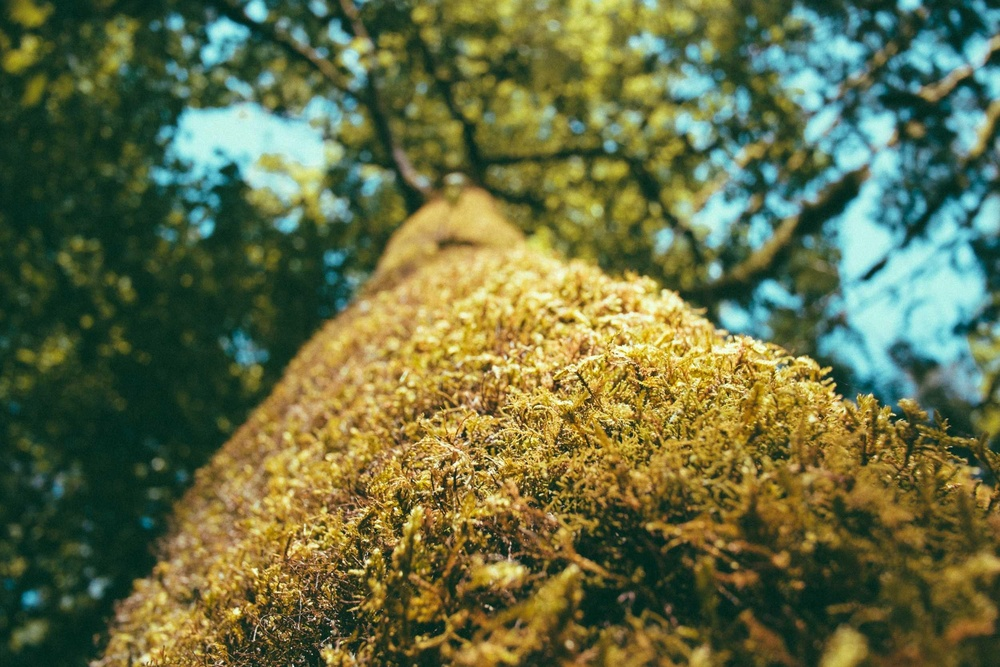
#> input picture images/19-2500x1667.jpg, 1000 x 667 px, shrunk from 2500 x 1667 before the run
$ python 008.py
#> lines starting #> are read from the running program, lines starting #| are printed output that depends on the picture
from PIL import Image, ImageFont, ImageDraw

img = Image.open('../images/19-2500x1667.jpg').convert('RGBA')
w,h = img.size
#> w = 1000; h = 667
text = Image.new(mode='RGBA', size=img.size, color=(255,0,0,0))

font = ImageFont.truetype('../font/Anton-Regular.ttf', 200)

draw = ImageDraw.Draw(text)

l,t,r,b = draw.textbbox((0,0), text='HELLO', font=font)
#> l = 0; t = 38; r = 650; b = 189
print(l,t,r,b)
#| 0 38 650 189

# 右下角
# draw.text((w-r-50, h-b-50),'HELLO', font=font, fill=(255,0,0,255))

# 正中間
draw.text((w/2-r/2 , h/2-b/2),'HELLO', font=font, fill=(255,0,0,255))

result = Image.alpha_composite(img, text)
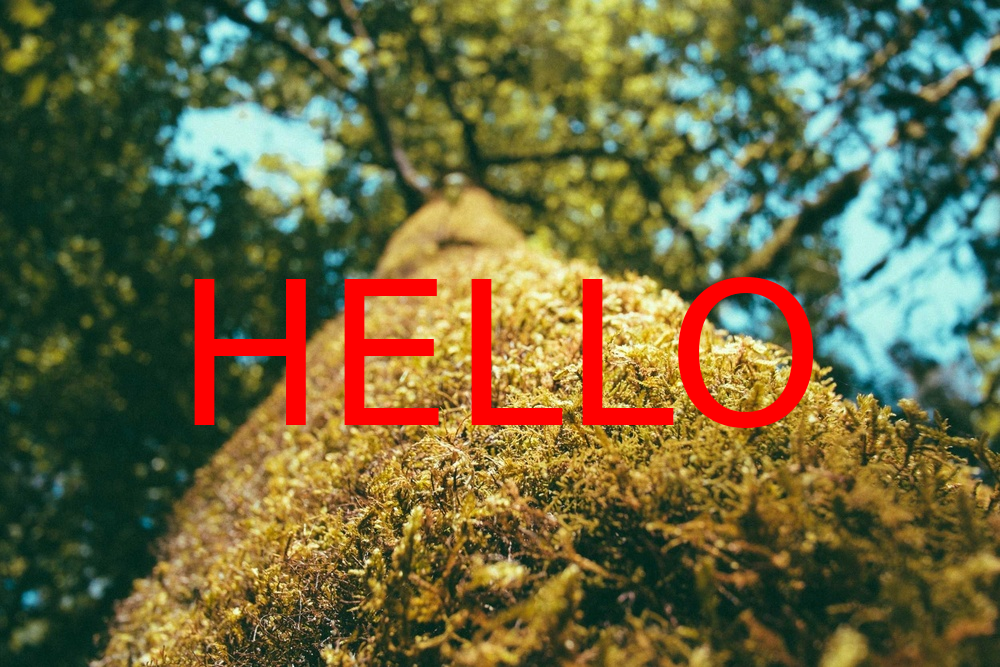
#> result: PIL image 1000x667 RGBA; mean R, G, B, A 105.8, 103.5, 65.5, 255

result.convert('RGB').save('result.jpg')

$ run again, with images/15-2500x1667.jpg copied over images/19-2500x1667.jpg
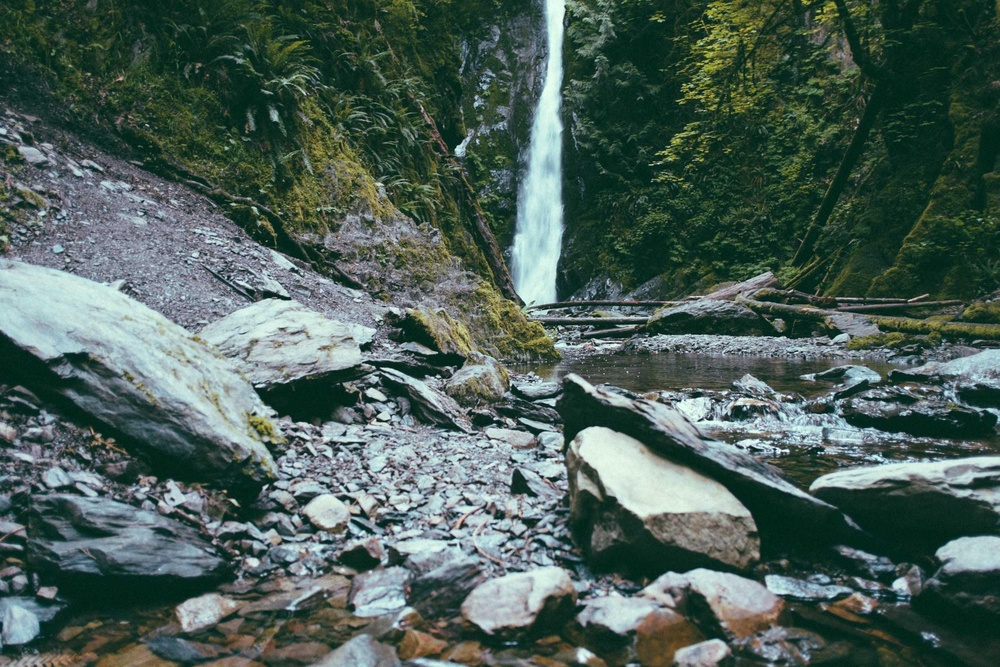
#> input picture images/15-2500x1667.jpg, 1000 x 667 px, shrunk from 2500 x 1667 before the run
#> l = 0; t = 38; r = 650; b = 189
#| 0 38 650 189
#> `result = Image.alpha_composite(img, text)`:
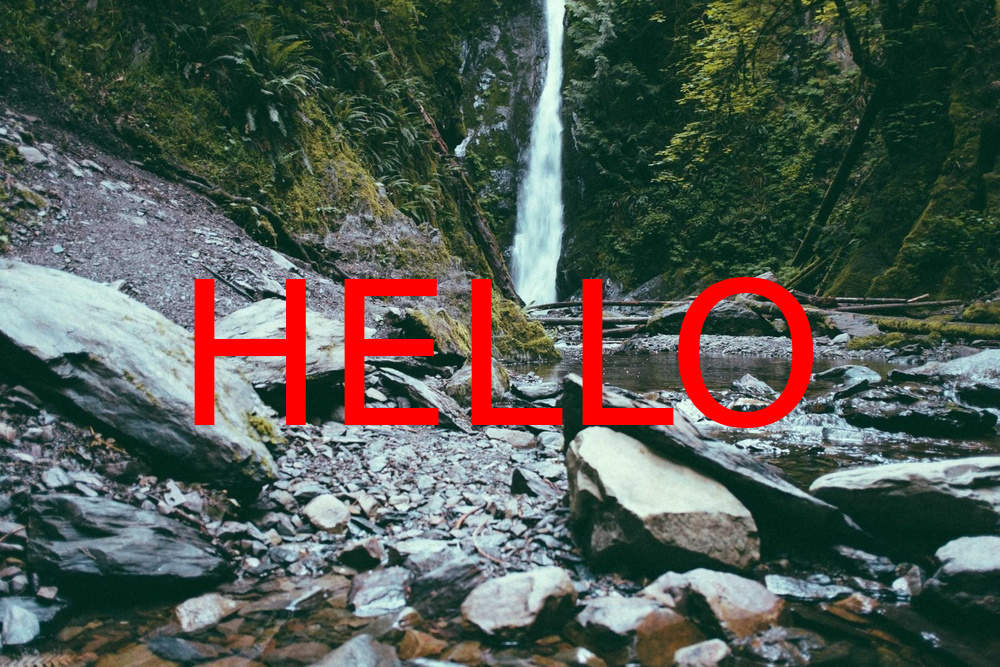
#> result: PIL image 1000x667 RGBA; mean R, G, B, A 82.9, 90.3, 83.2, 255

$ run again, with images/16-2500x1667.jpg copied over images/19-2500x1667.jpg
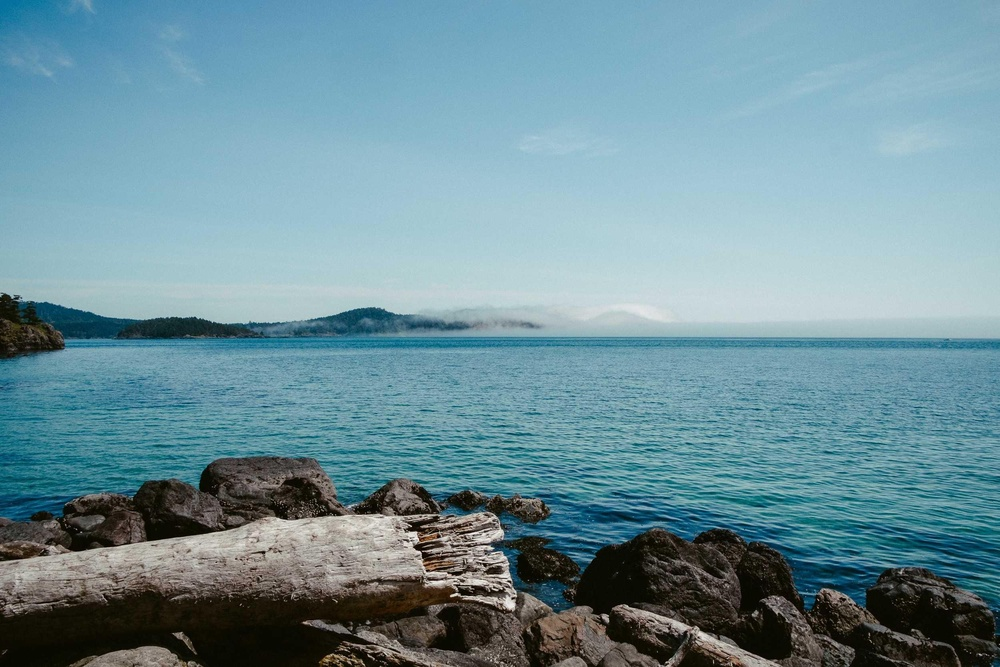
#> input picture images/16-2500x1667.jpg, 1000 x 667 px, shrunk from 2500 x 1667 before the run
#> l = 0; t = 38; r = 650; b = 189
#| 0 38 650 189
#> `result = Image.alpha_composite(img, text)`:
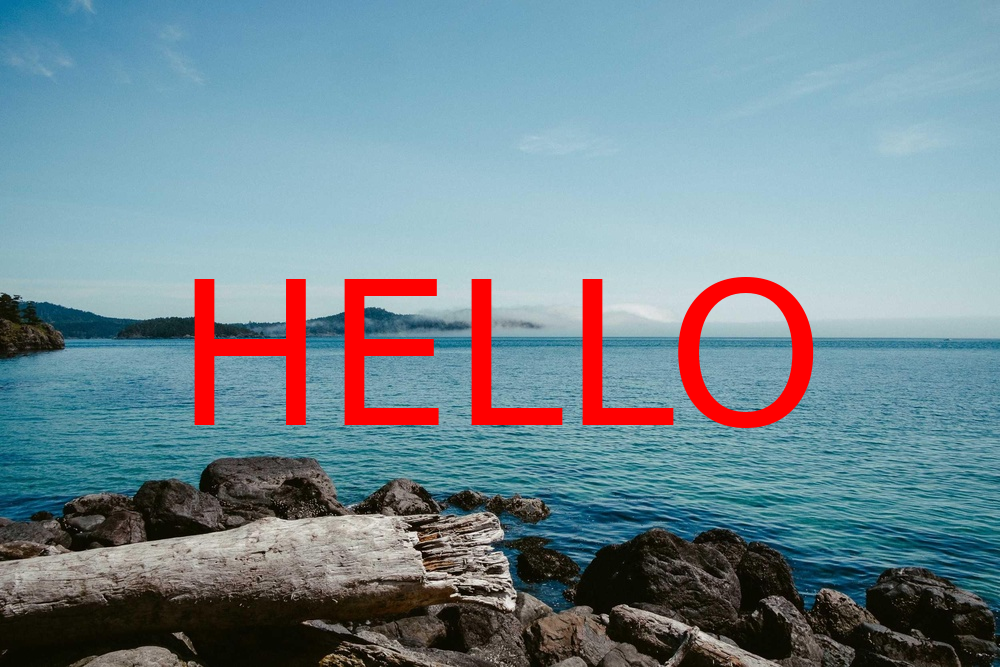
#> result: PIL image 1000x667 RGBA; mean R, G, B, A 115.8, 137.2, 146.9, 255

$ run again, with images/17-2500x1667.jpg copied over images/19-2500x1667.jpg
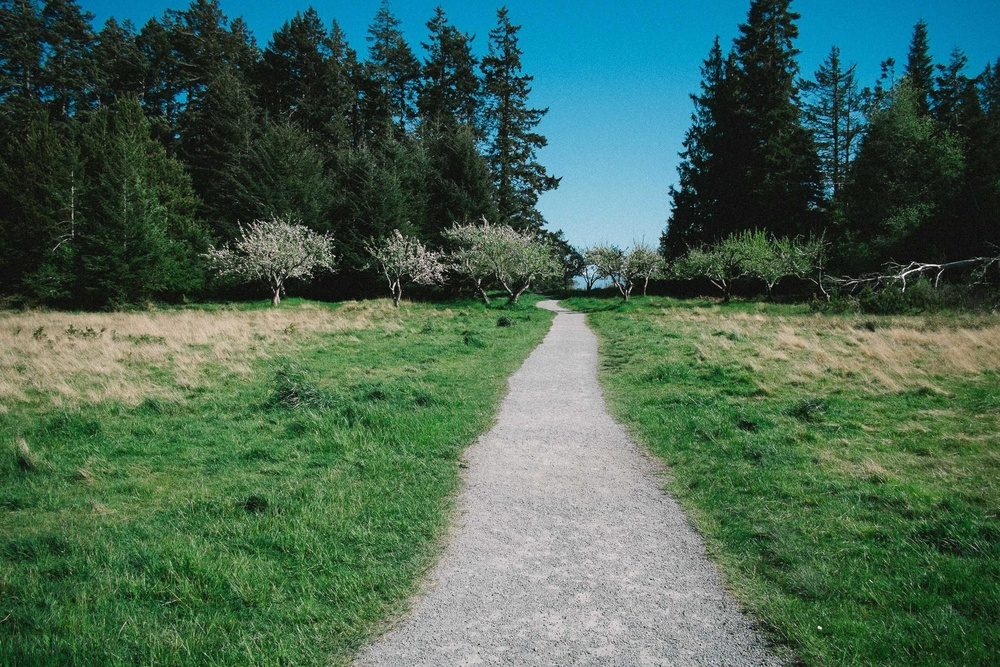
#> input picture images/17-2500x1667.jpg, 1000 x 667 px, shrunk from 2500 x 1667 before the run
#> l = 0; t = 38; r = 650; b = 189
#| 0 38 650 189
#> `result = Image.alpha_composite(img, text)`:
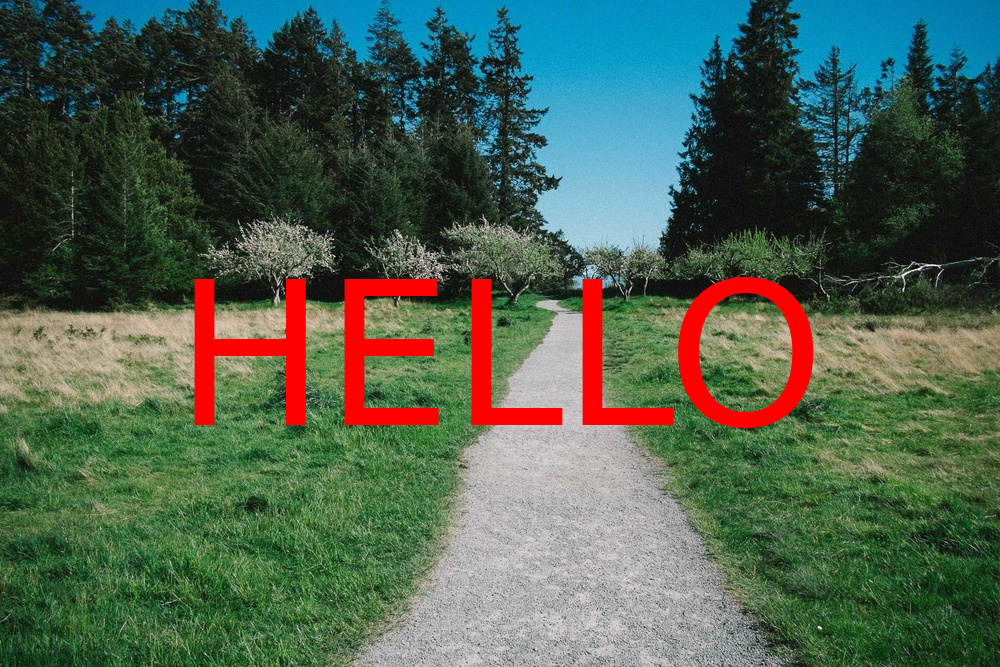
#> result: PIL image 1000x667 RGBA; mean R, G, B, A 78, 96.6, 80.2, 255
